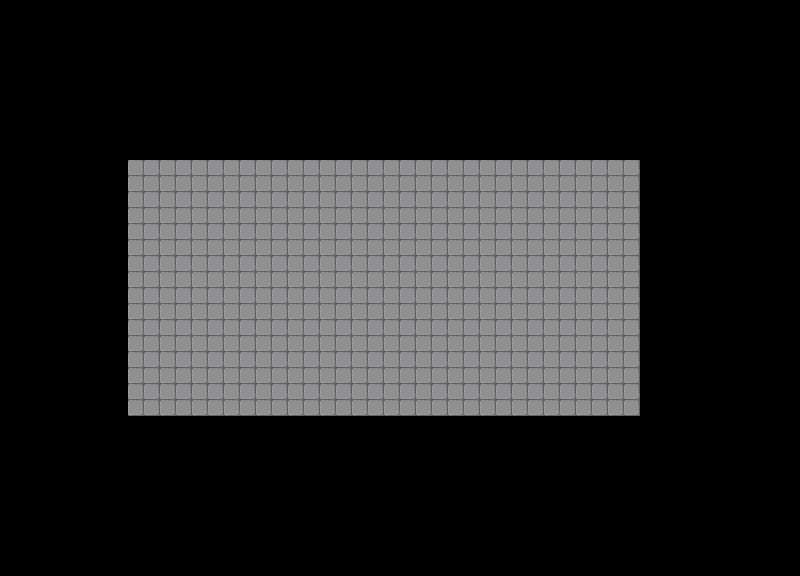

Rendered tile map (Tiled .tmx) drawn with the repository's tilesets; below, a short description and the map source with its tile grids summarised:
An orthogonal 25x18 tile map with 32x32 px tiles, 1 tile layer (ground).

<map version="1.4" tiledversion="1.4.2" orientation="orthogonal" renderorder="right-down" width="25" height="18" tilewidth="32" tileheight="32" infinite="0" nextlayerid="2" nextobjectid="1">
 <editorsettings>
  <export target="house.json" format="json" />
 </editorsettings>
 <tileset firstgid="1" name="maintiles" tilewidth="32" tileheight="32" tilecount="1064" columns="8">
  <image source="../tiles.png" width="256" height="4256" />
  <tile id="16">
   <properties>
    <property name="collide" type="bool" value="false" />
   </properties>
  </tile>
  <tile id="17">
   <properties>
    <property name="collide" type="bool" value="false" />
   </properties>
  </tile>
  <tile id="18">
   <properties>
    <property name="collide" type="bool" value="false" />
   </properties>
  </tile>
  <tile id="19">
   <properties>
    <property name="collide" type="bool" value="false" />
   </properties>
  </tile>
  <tile id="20">
   <properties>
    <property name="collide" type="bool" value="false" />
   </properties>
  </tile>
  <tile id="21">
   <properties>
    <property name="collide" type="bool" value="false" />
   </properties>
  </tile>
  <tile id="22">
   <properties>
    <property name="collide" type="bool" value="false" />
   </properties>
  </tile>
  <tile id="23">
   <properties>
    <property name="collide" type="bool" value="false" />
   </properties>
  </tile>
  <tile id="45">
   <properties>
    <property name="collide" type="bool" value="false" />
   </properties>
  </tile>
  <tile id="46">
   <properties>
    <property name="collide" type="bool" value="false" />
   </properties>
  </tile>
  <tile id="47">
   <properties>
    <property name="collide" type="bool" value="false" />
   </properties>
  </tile>
  <tile id="63">
   <properties>
    <property name="collide" type="bool" value="false" />
   </properties>
  </tile>
  <tile id="67">
   <properties>
    <property name="collide" type="bool" value="false" />
   </properties>
  </tile>
  <tile id="68">
   <properties>
    <property name="collide" type="bool" value="false" />
   </properties>
  </tile>
  <tile id="71">
   <properties>
    <property name="collide" type="bool" value="false" />
   </properties>
  </tile>
  <tile id="176">
   <properties>
    <property name="collide" type="bool" value="true" />
   </properties>
  </tile>
  <tile id="177">
   <properties>
    <property name="collide" type="bool" value="true" />
   </properties>
  </tile>
  <tile id="178">
   <properties>
    <property name="collide" type="bool" value="true" />
   </properties>
  </tile>
  <tile id="179">
   <properties>
    <property name="collide" type="bool" value="true" />
   </properties>
  </tile>
  <tile id="180">
   <properties>
    <property name="collide" type="bool" value="true" />
   </properties>
  </tile>
  <tile id="181">
   <properties>
    <property name="collide" type="bool" value="true" />
   </properties>
  </tile>
  <tile id="182">
   <properties>
    <property name="collide" type="bool" value="true" />
   </properties>
  </tile>
  <tile id="183">
   <properties>
    <property name="collide" type="bool" value="true" />
   </properties>
  </tile>
  <tile id="184">
   <properties>
    <property name="collide" type="bool" value="true" />
   </properties>
  </tile>
  <tile id="185">
   <properties>
    <property name="collide" type="bool" value="true" />
   </properties>
  </tile>
  <tile id="186">
   <properties>
    <property name="collide" type="bool" value="true" />
   </properties>
  </tile>
  <tile id="187">
   <properties>
    <property name="collide" type="bool" value="true" />
   </properties>
  </tile>
  <tile id="188">
   <properties>
    <property name="collide" type="bool" value="true" />
   </properties>
  </tile>
  <tile id="189">
   <properties>
    <property name="collide" type="bool" value="true" />
   </properties>
  </tile>
  <tile id="190">
   <properties>
    <property name="collide" type="bool" value="true" />
   </properties>
  </tile>
  <tile id="191">
   <properties>
    <property name="collide" type="bool" value="true" />
   </properties>
  </tile>
  <tile id="192">
   <properties>
    <property name="collide" type="bool" value="true" />
   </properties>
  </tile>
  <tile id="193">
   <properties>
    <property name="collide" type="bool" value="true" />
   </properties>
  </tile>
  <tile id="194">
   <properties>
    <property name="collide" type="bool" value="true" />
   </properties>
  </tile>
  <tile id="195">
   <properties>
    <property name="collide" type="bool" value="true" />
   </properties>
  </tile>
  <tile id="196">
   <properties>
    <property name="collide" type="bool" value="true" />
   </properties>
  </tile>
  <tile id="197">
   <properties>
    <property name="collide" type="bool" value="true" />
   </properties>
  </tile>
  <tile id="198">
   <properties>
    <property name="collide" type="bool" value="true" />
   </properties>
  </tile>
  <tile id="199">
   <properties>
    <property name="collide" type="bool" value="true" />
   </properties>
  </tile>
  <tile id="200">
   <properties>
    <property name="collide" type="bool" value="true" />
   </properties>
  </tile>
  <tile id="201">
   <properties>
    <property name="collide" type="bool" value="true" />
   </properties>
  </tile>
  <tile id="202">
   <properties>
    <property name="collide" type="bool" value="true" />
   </properties>
  </tile>
  <tile id="203">
   <properties>
    <property name="collide" type="bool" value="true" />
   </properties>
  </tile>
  <tile id="204">
   <properties>
    <property name="collide" type="bool" value="true" />
   </properties>
  </tile>
  <tile id="205">
   <properties>
    <property name="collide" type="bool" value="true" />
   </properties>
  </tile>
  <tile id="206">
   <properties>
    <property name="collide" type="bool" value="true" />
   </properties>
  </tile>
  <tile id="207">
   <properties>
    <property name="collide" type="bool" value="true" />
   </properties>
  </tile>
  <tile id="208">
   <properties>
    <property name="collide" type="bool" value="true" />
   </properties>
  </tile>
  <tile id="209">
   <properties>
    <property name="collide" type="bool" value="true" />
   </properties>
  </tile>
  <tile id="210">
   <properties>
    <property name="collide" type="bool" value="true" />
   </properties>
  </tile>
  <tile id="211">
   <properties>
    <property name="collide" type="bool" value="true" />
   </properties>
  </tile>
  <tile id="212">
   <properties>
    <property name="collide" type="bool" value="true" />
   </properties>
  </tile>
  <tile id="213">
   <properties>
    <property name="collide" type="bool" value="true" />
   </properties>
  </tile>
  <tile id="214">
   <properties>
    <property name="collide" type="bool" value="true" />
   </properties>
  </tile>
  <tile id="215">
   <properties>
    <property name="collide" type="bool" value="true" />
   </properties>
  </tile>
  <tile id="216">
   <properties>
    <property name="collide" type="bool" value="true" />
   </properties>
  </tile>
  <tile id="217">
   <properties>
    <property name="collide" type="bool" value="true" />
   </properties>
  </tile>
  <tile id="218">
   <properties>
    <property name="collide" type="bool" value="true" />
   </properties>
  </tile>
  <tile id="219">
   <properties>
    <property name="collide" type="bool" value="true" />
   </properties>
  </tile>
  <tile id="220">
   <properties>
    <property name="collide" type="bool" value="true" />
   </properties>
  </tile>
  <tile id="221">
   <properties>
    <property name="collide" type="bool" value="true" />
   </properties>
  </tile>
  <tile id="222">
   <properties>
    <property name="collide" type="bool" value="true" />
   </properties>
  </tile>
  <tile id="223">
   <properties>
    <property name="collide" type="bool" value="true" />
   </properties>
  </tile>
  <tile id="238">
   <properties>
    <property name="collide" type="bool" value="true" />
   </properties>
  </tile>
  <tile id="239">
   <properties>
    <property name="collide" type="bool" value="true" />
   </properties>
  </tile>
  <tile id="359">
   <properties>
    <property name="door" type="bool" value="true" />
   </properties>
  </tile>
  <tile id="367">
   <properties>
    <property name="door" type="bool" value="true" />
   </properties>
  </tile>
  <tile id="375">
   <properties>
    <property name="door" type="bool" value="true" />
   </properties>
  </tile>
  <tile id="383">
   <properties>
    <property name="door" type="bool" value="true" />
   </properties>
  </tile>
  <tile id="384">
   <properties>
    <property name="collide" type="bool" value="true" />
   </properties>
  </tile>
  <tile id="385">
   <properties>
    <property name="collide" type="bool" value="true" />
   </properties>
  </tile>
  <tile id="386">
   <properties>
    <property name="collide" type="bool" value="true" />
   </properties>
  </tile>
  <tile id="387">
   <properties>
    <property name="collide" type="bool" value="true" />
   </properties>
  </tile>
  <tile id="388">
   <properties>
    <property name="collide" type="bool" value="true" />
   </properties>
  </tile>
  <tile id="389">
   <properties>
    <property name="collide" type="bool" value="true" />
   </properties>
  </tile>
  <tile id="390">
   <properties>
    <property name="collide" type="bool" value="false" />
   </properties>
  </tile>
  <tile id="391">
   <properties>
    <property name="collide" type="bool" value="true" />
    <property name="door" type="bool" value="true" />
   </properties>
  </tile>
  <tile id="392">
   <properties>
    <property name="collide" type="bool" value="true" />
   </properties>
  </tile>
  <tile id="393">
   <properties>
    <property name="collide" type="bool" value="true" />
   </properties>
  </tile>
  <tile id="394">
   <properties>
    <property name="collide" type="bool" value="true" />
   </properties>
  </tile>
  <tile id="395">
   <properties>
    <property name="collide" type="bool" value="true" />
   </properties>
  </tile>
  <tile id="396">
   <properties>
    <property name="collide" type="bool" value="true" />
   </properties>
  </tile>
  <tile id="397">
   <properties>
    <property name="collide" type="bool" value="true" />
   </properties>
  </tile>
  <tile id="399">
   <properties>
    <property name="door" type="bool" value="true" />
   </properties>
  </tile>
  <tile id="407">
   <properties>
    <property name="door" type="bool" value="true" />
   </properties>
  </tile>
  <tile id="415">
   <properties>
    <property name="door" type="bool" value="true" />
   </properties>
  </tile>
  <tile id="423">
   <properties>
    <property name="door" type="bool" value="true" />
   </properties>
  </tile>
  <tile id="431">
   <properties>
    <property name="door" type="bool" value="true" />
   </properties>
  </tile>
  <tile id="439">
   <properties>
    <property name="door" type="bool" value="true" />
   </properties>
  </tile>
  <tile id="447">
   <properties>
    <property name="door" type="bool" value="true" />
   </properties>
  </tile>
  <tile id="455">
   <properties>
    <property name="door" type="bool" value="true" />
   </properties>
  </tile>
  <tile id="463">
   <properties>
    <property name="door" type="bool" value="true" />
   </properties>
  </tile>
  <tile id="471">
   <properties>
    <property name="door" type="bool" value="true" />
   </properties>
  </tile>
  <tile id="479">
   <properties>
    <property name="door" type="bool" value="true" />
   </properties>
  </tile>
  <tile id="487">
   <properties>
    <property name="door" type="bool" value="true" />
   </properties>
  </tile>
  <tile id="495">
   <properties>
    <property name="door" type="bool" value="true" />
   </properties>
  </tile>
  <tile id="560">
   <properties>
    <property name="collide" type="bool" value="true" />
   </properties>
  </tile>
  <tile id="561">
   <properties>
    <property name="collide" type="bool" value="true" />
   </properties>
  </tile>
  <tile id="562">
   <properties>
    <property name="collide" type="bool" value="true" />
   </properties>
  </tile>
  <tile id="563">
   <properties>
    <property name="collide" type="bool" value="true" />
   </properties>
  </tile>
  <tile id="564">
   <properties>
    <property name="collide" type="bool" value="true" />
   </properties>
  </tile>
  <tile id="565">
   <properties>
    <property name="collide" type="bool" value="true" />
   </properties>
  </tile>
  <tile id="566">
   <properties>
    <property name="collide" type="bool" value="true" />
   </properties>
  </tile>
  <tile id="567">
   <properties>
    <property name="collide" type="bool" value="true" />
   </properties>
  </tile>
  <tile id="568">
   <properties>
    <property name="collide" type="bool" value="true" />
   </properties>
  </tile>
  <tile id="569">
   <properties>
    <property name="collide" type="bool" value="true" />
   </properties>
  </tile>
  <tile id="570">
   <properties>
    <property name="collide" type="bool" value="true" />
   </properties>
  </tile>
  <tile id="571">
   <properties>
    <property name="collide" type="bool" value="true" />
   </properties>
  </tile>
  <tile id="572">
   <properties>
    <property name="collide" type="bool" value="true" />
   </properties>
  </tile>
  <tile id="573">
   <properties>
    <property name="collide" type="bool" value="true" />
   </properties>
  </tile>
  <tile id="574">
   <properties>
    <property name="collide" type="bool" value="true" />
   </properties>
  </tile>
  <tile id="575">
   <properties>
    <property name="collide" type="bool" value="true" />
   </properties>
  </tile>
  <tile id="576">
   <properties>
    <property name="collide" type="bool" value="true" />
   </properties>
  </tile>
  <tile id="577">
   <properties>
    <property name="collide" type="bool" value="true" />
   </properties>
  </tile>
  <tile id="578">
   <properties>
    <property name="collide" type="bool" value="true" />
   </properties>
  </tile>
  <tile id="579">
   <properties>
    <property name="collide" type="bool" value="true" />
   </properties>
  </tile>
  <tile id="580">
   <properties>
    <property name="collide" type="bool" value="true" />
   </properties>
  </tile>
  <tile id="581">
   <properties>
    <property name="collide" type="bool" value="true" />
   </properties>
  </tile>
  <tile id="582">
   <properties>
    <property name="collide" type="bool" value="true" />
   </properties>
  </tile>
  <tile id="583">
   <properties>
    <property name="collide" type="bool" value="true" />
   </properties>
  </tile>
  <tile id="584">
   <properties>
    <property name="collide" type="bool" value="true" />
   </properties>
  </tile>
  <tile id="585">
   <properties>
    <property name="collide" type="bool" value="true" />
   </properties>
  </tile>
  <tile id="586">
   <properties>
    <property name="collide" type="bool" value="true" />
   </properties>
  </tile>
  <tile id="587">
   <properties>
    <property name="collide" type="bool" value="true" />
   </properties>
  </tile>
  <tile id="588">
   <properties>
    <property name="collide" type="bool" value="true" />
   </properties>
  </tile>
  <tile id="589">
   <properties>
    <property name="collide" type="bool" value="true" />
   </properties>
  </tile>
  <tile id="590">
   <properties>
    <property name="collide" type="bool" value="true" />
   </properties>
  </tile>
  <tile id="591">
   <properties>
    <property name="collide" type="bool" value="true" />
   </properties>
  </tile>
 </tileset>
 <layer id="1" name="ground" width="25" height="18">
  <data>[450 cells, 128 non-empty, 1 distinct tile ids]</data>
 </layer>
</map>
